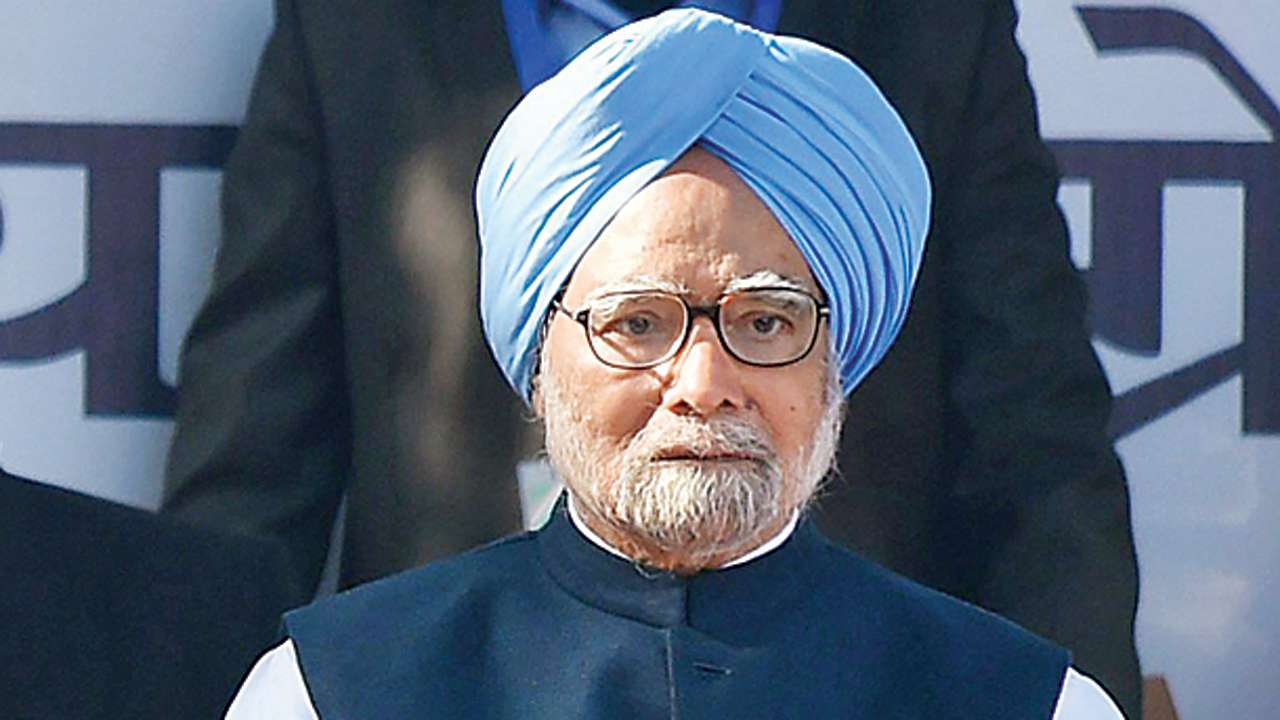
#> input picture tutorials/michael/Manmohan Singh/Image_1.jpg, 1280 x 720 px, found by its file name; its folder holds 4 pictures in this run
$ jupyter execute --allow-errors 'michael image recognition (1).ipynb'   (shell and % lines are left out)
#> lines starting #> are read from the running program, lines starting #| are printed output that depends on the picture
[cell 1]
import os
import warnings
warnings.simplefilter('ignore')
import numpy as np
import pandas as pd
import matplotlib.pyplot as plt
from skimage.io import imread,imshow
from skimage.transform import resize
from skimage.color import rgb2gray

[cell 2]
ms = os.listdir("/media/arjun/Arjun/projects/tutorials/michael/Manmohan Singh")

#> (a cell that did not finish here is left out)

#> (a cell that did not finish here is left out)

[cell 5]
limit = 100
ms_images = [None]*limit
j=0
for i in ms:
    if (j<limit):
        ms_images[j] = imread("/media/arjun/Arjun/projects/tutorials/michael/Manmohan Singh/"+i)
        j+=1
    else:
        break

[cell 6]
imshow(ms_images[0])

[cell 7]
limit = 100
#> limit = 100
ian_images = [None]*limit
#> ian_images = 100 items
j=0
#> (the rest of this cell did not finish here and is left out)

#> (a cell that did not finish here is left out)

[cell 9]
limit = 100
elon_images = [None]*limit
j=0
#> (the rest of this cell did not finish here and is left out)

#> (a cell that did not finish here is left out)

[cell 11]
limit = 100
ms_gray = [None]*limit
j = 0

for i in ms:
    if(j<limit):
        ms_gray[j] = rgb2gray(ms_images[j][:,:,0:3])
        j = j+1
    else:
        break
#> after the loop, j = 4; ms_gray = 100 items

[cell 12]
imshow(ms_gray[0])
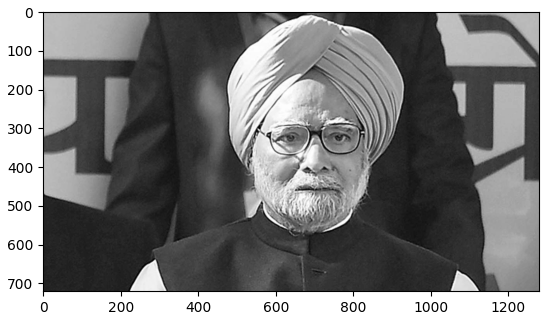
#> figure drawn by matplotlib, 1 panel

#> (a cell that did not finish here is left out)

[cell 14]
imshow(ms_gray[0])
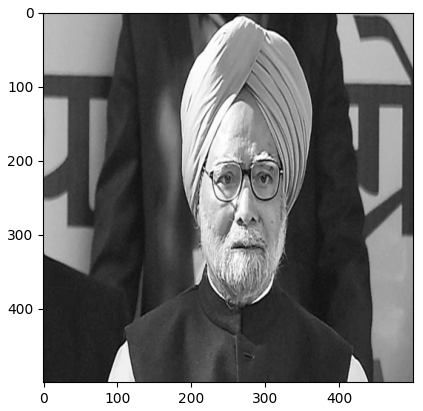
#> figure drawn by matplotlib, 1 panel

[cell 15]
print(len(ms_gray))
#| 100

[cell 16]
ms_gray[0].shape
#> Out = (500, 500)

[cell 17]
ms_gray[1].shape
#> Out = (500, 500)

[cell 18]
125*125

[cell 19]
len_of_images_ms=len(ms_gray)
#> len_of_images_ms = 100

[cell 20]
image_size_ms=ms_gray[0].shape
#> image_size_ms = (500, 500)
image_size_ms
#> Out = (500, 500)

[cell 21]
flatten_size_ms=image_size_ms[0]*image_size_ms[1]
#> flatten_size_ms = 250000
flatten_size_ms
#> Out = 250000
